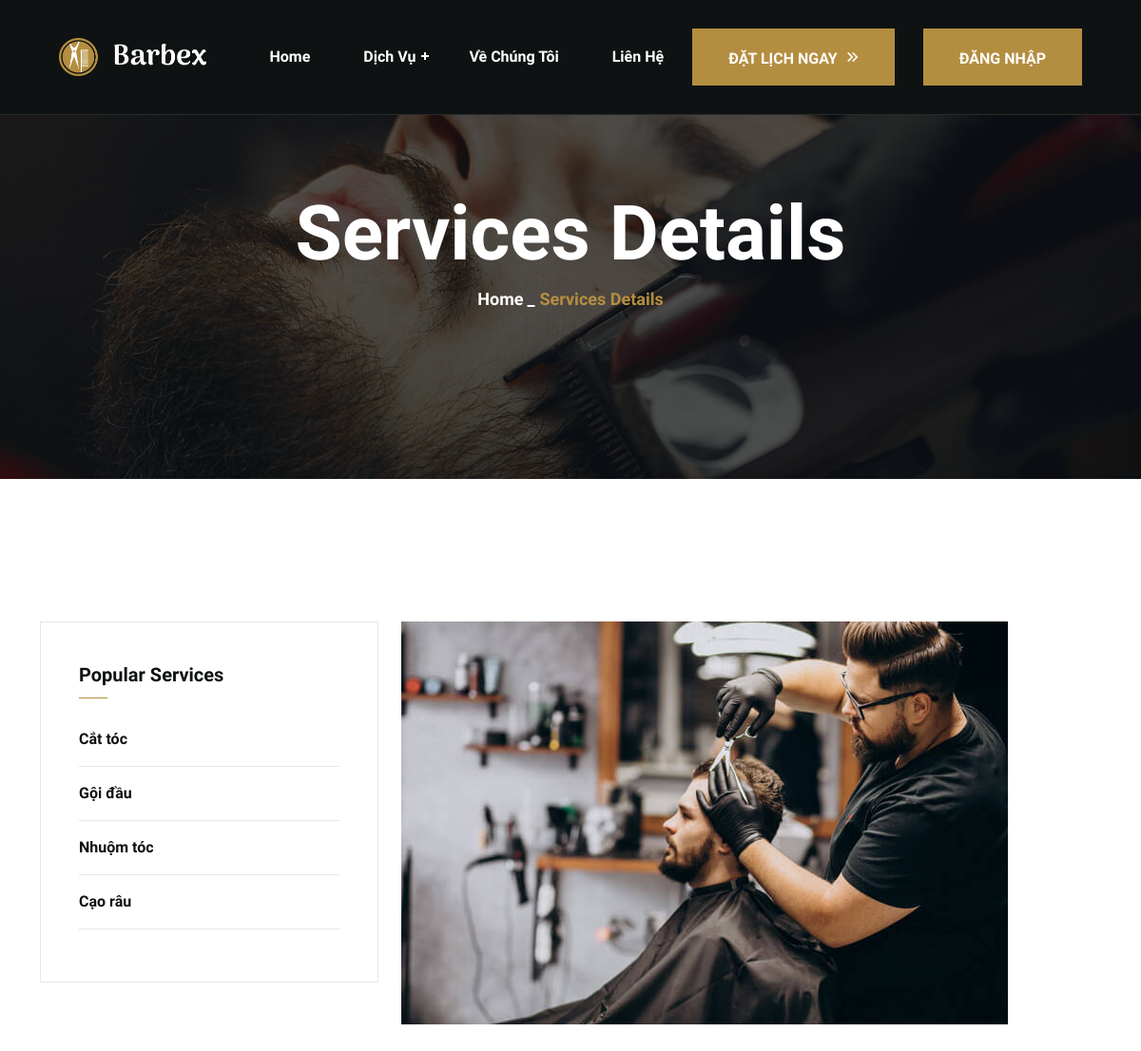
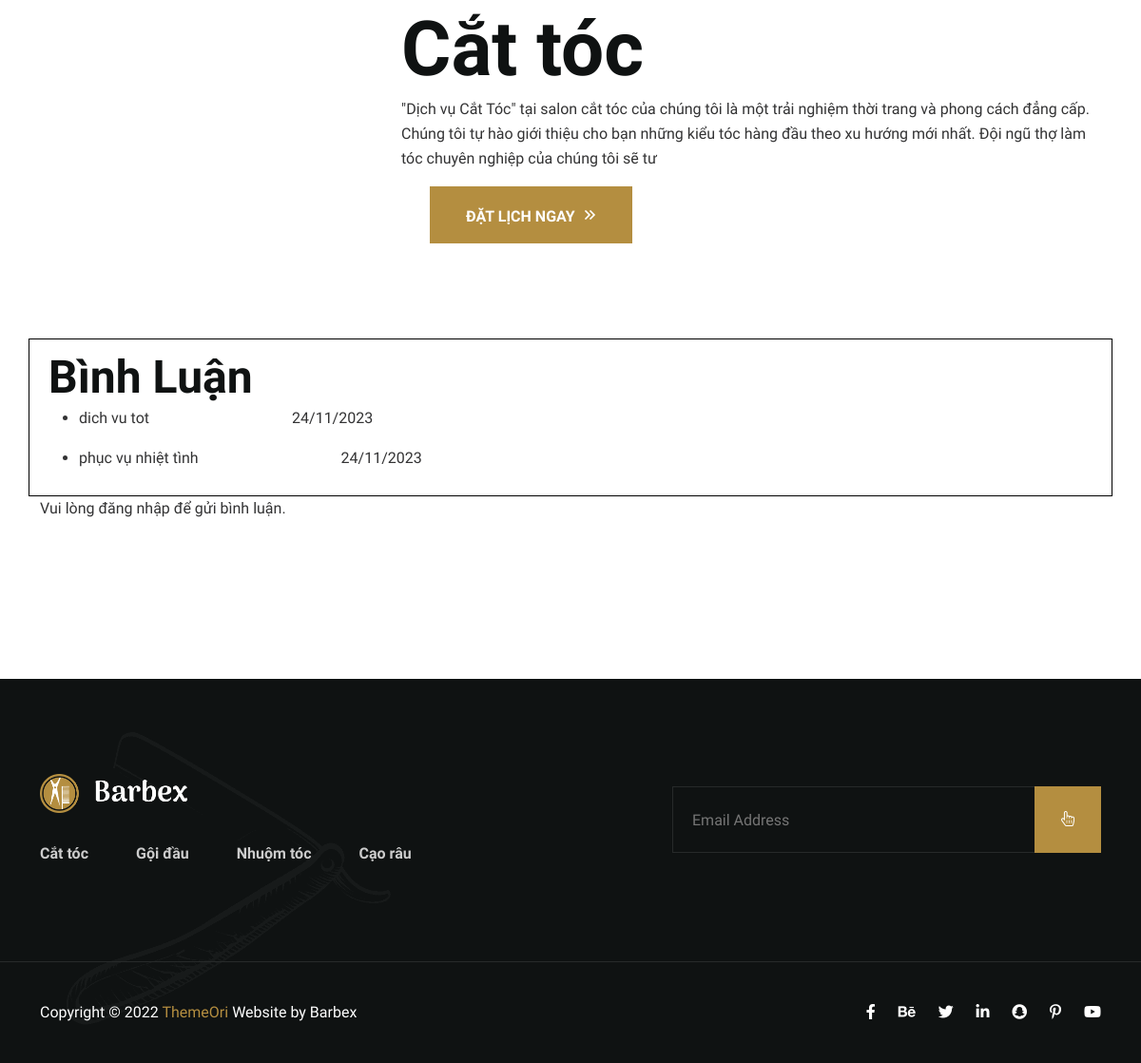
Page /index.php?act=chitietdichvu&MaDichVu=12 on the committed database (2 pictures, top to bottom).
### tables this page shows
CREATE TABLE `dichvu` (
  `MaDichVu` int(11) NOT NULL,
  `name` varchar(255) DEFAULT NULL,
  `img` varchar(255) NOT NULL,
  `icon` varchar(255) NOT NULL,
  `icon2` varchar(255) NOT NULL,
  `MoTa` varchar(255) NOT NULL,
  `Gia` decimal(10,0) DEFAULT NULL,
  `MaCoSo` int(11) DEFAULT NULL,
  `trangthai` int(4) NOT NULL,
  `thoigiandukien` varchar(255) DEFAULT NULL
);

CREATE TABLE `binhluan` (
  `id` int(11) NOT NULL,
  `noidung` varchar(255) NOT NULL,
  `idnguoidung` int(11) NOT NULL,
  `iddichvu` int(11) NOT NULL,
  `ngaybinhluan` datetime DEFAULT NULL
);

### model/pdo.php (called while the page is built, shortened)
<?php
function pdo_get_connection(){
    $servername = "localhost";
    $username = "root";
    $password = "";
    try {
        $conn = new PDO("mysql:host=$servername;dbname=h&v", $username, $password);
        $conn->setAttribute(PDO::ATTR_ERRMODE, PDO::ERRMODE_EXCEPTION);
        return $conn;
    } catch(PDOException $e) {
        echo "Connection failed: " . $e->getMessage();
    }
}
function pdo_query($sql){
    $sql_args=array_slice(func_get_args(),1);
    try{
        $conn=pdo_get_connection();
        $stmt=$conn->prepare($sql);
        $stmt->execute($sql_args);
        $rows=$stmt->fetchAll();
        return $rows;
    }
    catch(PDOException $e){
        throw $e;
    }
    finally{
        unset($conn);
    }
}
function pdo_query_one($sql){
    $sql_args=array_slice(func_get_args(),1);
    try{
        $conn=pdo_get_connection();
        $stmt=$conn->prepare($sql);
        $stmt->execute($sql_args);
        $row=$stmt->fetch(PDO::FETCH_ASSOC);
        return $row;
    }
    catch(PDOException $e){
        throw $e;
    }
    finally{
        unset($conn);
    }
}

### model/dichvu.php (called while the page is built, shortened)
<?php
function loadall_danhmuc()
{
    $sql = "select * from dichvu order by MaDichVu  ";
    $listdanhmuc = pdo_query($sql);
    return  $listdanhmuc;
}
function load_ten_dm($iddm)
{
    if ($iddm > 0) {
        $sql = "select * from dichvu where MaDichVu=" . $iddm;
        $dm = pdo_query_one($sql);
        if ($dm) {
            return array(
                'MaDichVu' => $dm['MaDichVu'],
                'name' => $dm['name'],
                'MoTa' => $dm['MoTa'],
                'Gia' => $dm['Gia'],
                'img' => $dm['img'],
                'trangthai' => $dm['trangthai'],
                'icon' => $dm['icon'],
                'icon2' => $dm['icon2'],
                'thoigiandukien' => $dm['thoigiandukien']
            );
        } else {
            return "";
        }
    } else {
        return "";
    }
}

### global.php (called while the page is built, shortened)
<?php
$img_path = 'upload/';
?>

### model/binhluan.php (called while the page is built, shortened)
<?php
    function loadall_binhluan($MaDichVu){
        $sql = "
            SELECT binhluan.id, binhluan.noidung, taikhoan.user, binhluan.ngaybinhluan FROM `binhluan`
            LEFT JOIN taikhoan ON binhluan.idnguoidung = taikhoan.id
            LEFT JOIN dichvu ON binhluan.iddichvu = dichvu.MaDichVu
            WHERE dichvu.MaDichVu = $MaDichVu ;
        ";
        $result =  pdo_query($sql);
        return $result;
    }
?>

### view/chitietdichvu.php (the view, shortened to what this page needs)
<div class="page__banner" data-background="assets/img/bg/page.jpg">
    <div class="container">
        <div class="row">
            <div class="col-xl-12">
                <div class="page__banner-title">
                    <h1>Services Details</h1>
                    <div class="page__banner-title-menu">
                        <ul>
                            <li><a href="index.html">Home</a></li>
                            <li><span>_</span>Services Details</li>
                        </ul>
                    </div>
                </div>
            </div>
        </div>
    </div>
</div>
<div class="services__details section-padding">
    <div class="container">
        <div class="row">
            <div class="col-xl-4 col-lg-4 lg-mb-30">
                <div class="all__sidebar">
                    <div class="all__sidebar-item">
                        <h5>Popular Services</h5>
                        <div class="all__sidebar-item-category">
                            <ul>
                                <?php
                                $listdichvu = loadall_danhmuc();
                                foreach ($listdichvu as $dichvu) {
                                    if ($dichvu['trangthai'] == 0) {
                                    echo '<li><a href="index.php?act=chitietdichvu&MaDichVu=' . $dichvu['MaDichVu'] . '">' . $dichvu['name'] . '</a></li>';
                                    }
                                }
                                ?>
                            </ul>
                        </div>
                    </div>
                </div>
            </div>
            <div class="col-xl-8 col-lg-8">
                <div class="services__details-left">
                    <?php
                    if (isset($_GET['MaDichVu'])) {
                        $MaDichVu = $_GET['MaDichVu'];
                        $dichvu = load_ten_dm($MaDichVu);
                        extract($dsdm);
                        $hinh = $img_path . $dichvu['img'];
                        if (!empty($dichvu)) {
                            echo '<div class="services__details-left-image mb-30">';
                            echo '<img src="' .   $hinh . '" alt="' . $dichvu['name'] . '">';
                            echo '</div>';
                            echo '<div class="services__details-left-content">';
                            echo '<h1>' . $dichvu['name'] . '</h1>';
                            echo '<p>' . $dichvu['MoTa'] . '</p>';
                            echo '</div>';
                        } else {
                            echo 'Không tìm thấy dịch vụ.';
                        }
                    } else {
                        echo 'Mã dịch vụ không hợp lệ.';
                    }
                    ?>
                </div>
                <div class="header__area-menubar-right-box-btn" >
                    <a href="index.php?act=datlich" class="theme-banner-btn">Đặt lịch ngay<i class="far fa-angle-double-right"></i></a>
                </div>
            </div>
            <?php
            if (isset($_GET['MaDichVu'])) {
                $binhluan = loadall_binhluan($MaDichVu);
                if (!empty($binhluan)) {
                    echo '<div class="comments-section" style="margin-top: 100px; border:1px solid black ; padding:10px 20px;" >';
                    echo '<h2>Bình Luận</h2>';
                    echo '<ul>';
                    foreach ($binhluan as $value) {
                        echo '<li>';
                        echo '<p>' . $value['noidung'] . '<span style="margin-left: 150px;">'  . date("d/m/Y", strtotime($value['ngaybinhluan'])) . '</span>' .  '</p>';
                        echo '</li>';
                    }
                    echo '</ul>';
                    echo '</div>';
                } else {
                    echo '<p>Chưa có bình luận nào cho dịch vụ này.</p>';
                }
            } else {
                echo 'Mã dịch vụ không hợp lệ.';
            }
            ?>
            <div class="comment-form">
                <?php
                if (isset($_SESSION['user'])) {
                    $MaDichVu = $_GET['MaDichVu'];
                    echo '<form action="index.php?act=chitietdichvu&MaDichVu=' . $MaDichVu . '"" method="POST">';
                    echo '<input type="hidden" name="idpro" value="' . $MaDichVu . '">';
                    echo '<textarea name="noidung" placeholder="Nhập bình luận của bạn..."></textarea>';
                    echo '<input type="submit" name="guibinhluan" value="Gửi bình luận">';
                    echo '</form>';
                } else {
                    echo '<p>Vui lòng đăng nhập để gửi bình luận.</p>';
                }
                ?>
            </div>
        </div>
    </div>
</div>

### view/footer.php (shortened to what this page needs)
	<div class="footer__area">
		<div class="footer__area-shape">
			<img src="assets/img/shape/foorer.png" alt="">
		</div>
		<div class="container">
			<div class="row align-items-center">
				<div class="col-xl-7 col-lg-7 lg-mb-30">
					<div class="footer__area-left">
						<div class="footer__area-left-logo">
							<a href="index.html"><img src="assets/img/logo.png" alt=""></a>
						</div>
						<div class="footer__area-left-menu">
							<ul>
							<?php
										$dsdm = loadall_danhmuc();
										foreach ($dsdm as $dm) {
											extract($dm);
											if ($trangthai == 0) {
											echo '<li><a href="index.php?act=chitietdichvu&MaDichVu=' . $dm['MaDichVu'] . '">' . $dm['name'] . '</a></li>';
										}
									}
										?>
							</ul>
						</div>
					</div>
				</div>
				<div class="col-xl-5 col-lg-5">
					<div class="footer__area-subscribe">
						<form action="#">
							<input type="text" placeholder="Email Address">
							<button type="submit"><i class="fal fa-hand-pointer"></i></button>
						</form>
					</div>
				</div>
			</div>
		</div>
		<div class="copyright__area">
			<div class="container">
				<div class="row align-items-center">
					<div class="col-xl-6 col-lg-6 col-md-7 md-mb-10">
						<div class="copyright__area-left md-t-center">
							<p>Copyright © 2022<a href="index.html"> ThemeOri</a> Website by Barbex</p>
						</div>
					</div>
					<div class="col-xl-6 col-lg-6 col-md-5">
						<div class="copyright__area-right t-right md-t-center">
							<ul>
								<li><a href="#"><i class="fab fa-facebook-f"></i></a></li>
								<li><a href="#"><i class="fab fa-behance"></i></a></li>
								<li><a href="#"><i class="fab fa-twitter"></i></a></li>
								<li><a href="#"><i class="fab fa-linkedin-in"></i></a></li>
								<li><a href="#"><i class="fab fa-snapchat"></i></a></li>
								<li><a href="#"><i class="fab fa-pinterest-p"></i></a></li>
								<li><a href="#"><i class="fab fa-youtube"></i></a></li>
							</ul>
						</div>
					</div>
				</div>
			</div>
		</div>
	</div>
</body>
</html>

### rows in the picture
dichvu: name "Cắt tóc", img (picture), MoTa "\"Dịch vụ Cắt Tóc\" tại salon cắt tóc của chúng tôi là một trải nghiệm thời trang và phong cách đẳng cấp. Chúng tôi tự hào giới thiệu cho bạn những kiểu tóc hàng đầu theo xu hướng mới nhất. Đội ngũ thợ làm tóc chuyên nghiệp của chúng tôi sẽ tư"
dichvu: name "Gội đầu"
dichvu: name "Nhuộm tóc"
dichvu: name "Cạo râu"
binhluan: noidung "dich vu tot", ngaybinhluan "24/11/2023"
binhluan: noidung "phục vụ nhiệt tình", ngaybinhluan "24/11/2023"
